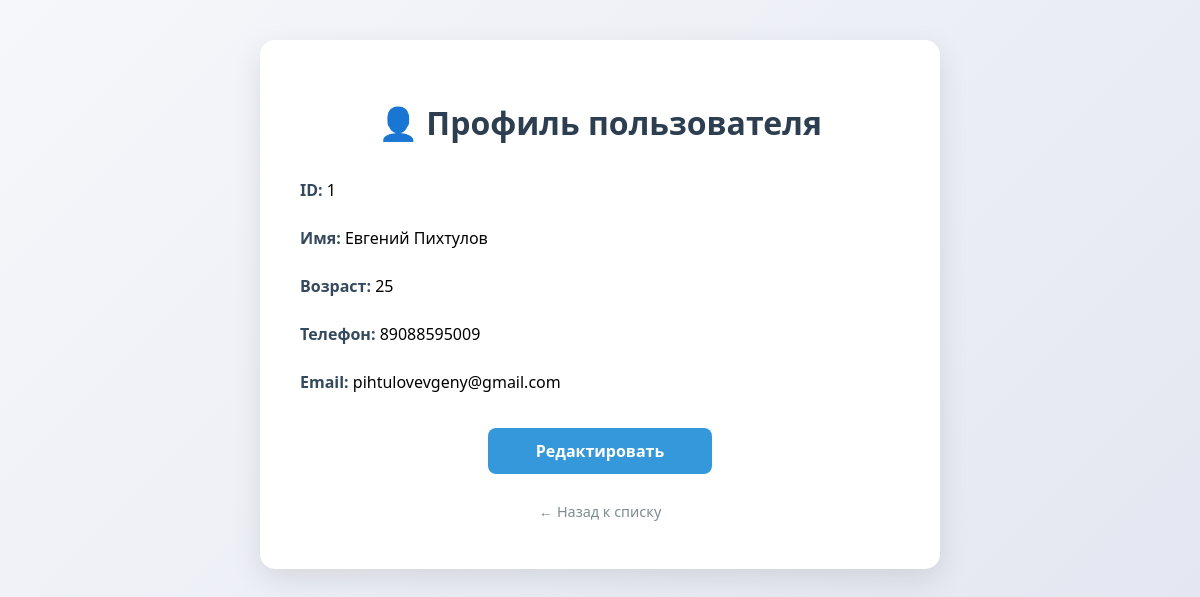
The page /user_profile/1/ on the database as committed earlier.
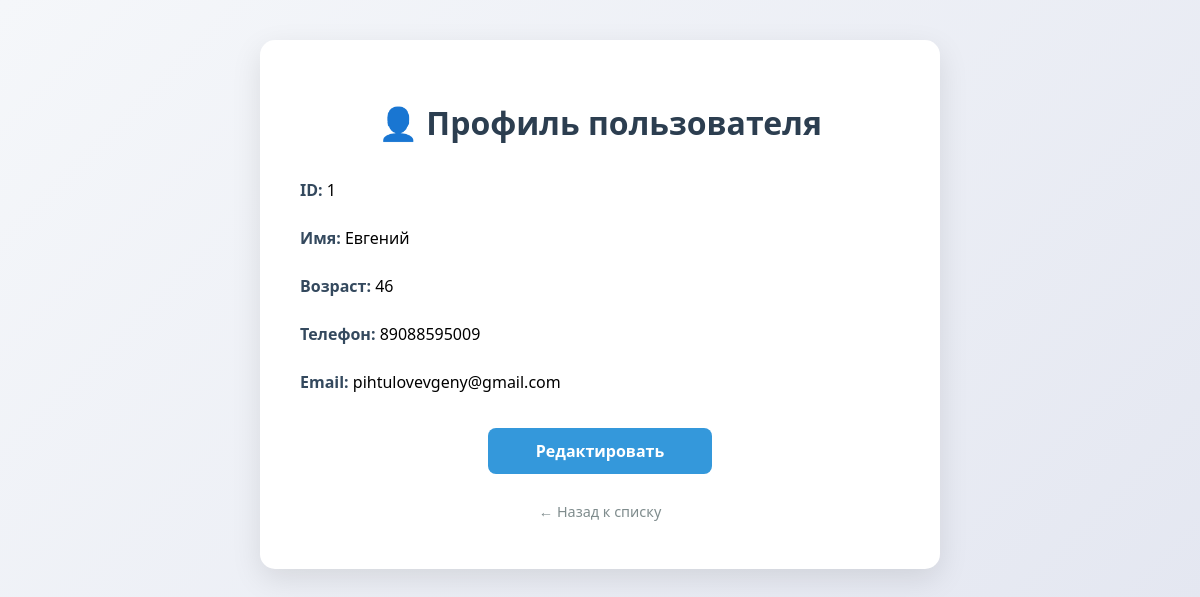
The same page on the database as committed later.
### main_app/models.py (models this page shows, shortened)
class User(models.Model):
    name = models.CharField("Имя", max_length=100, blank=False, null=False)
    age = models.PositiveIntegerField("Возраст", null=True, blank=True)
    phone = models.CharField("Телефон", max_length=20, blank=True, null=True)
    email = models.EmailField("Email", blank=True, null=True)
    created_at = models.DateTimeField("Дата создания", auto_now_add=True)
    updated_at = models.DateTimeField("Дата обновления", auto_now=True)
    class Meta:
        verbose_name = "Пользователь"
        verbose_name_plural = "Пользователи"
        ordering = ['id']

### main_app/views.py (the view)
# urls.py: path('user_profile/<int:id>/', views.user_profile, name='user_profile'),
def user_profile(request, id):
    profile_data = get_object_or_404(User, id=id)
    return render(request, 'user_profile.html', {
        'profile': profile_data
    })

### main_app/templates/user_profile.html (shortened to what this page needs)
<!DOCTYPE html>
<html lang="ru">
<head>
</head>
<body>
  <div class="profile-card">
    <h1>👤 Профиль пользователя</h1>
    <div class="profile-info">
      <p><strong>ID:</strong> {{ profile.id }}</p>
      <p><strong>Имя:</strong> {{ profile.name }}</p>
      <p><strong>Возраст:</strong> {{ profile.age }}</p>
      <p><strong>Телефон:</strong> {{ profile.phone }}</p>
      <p><strong>Email:</strong> {{ profile.email }}</p>
    </div>
    <a href="{% url 'edit_profile' profile.id %}" class="btn">Редактировать</a>
    <a href="/" class="back-link">← Назад к списку</a>
  </div>
</body>
</html>

Rows that differ between the two databases and show on the page:
changed User "pihtulovevgeny@gmail.com": name "Евгений Пихтулов" → "Евгений"; age "25" → "46"
